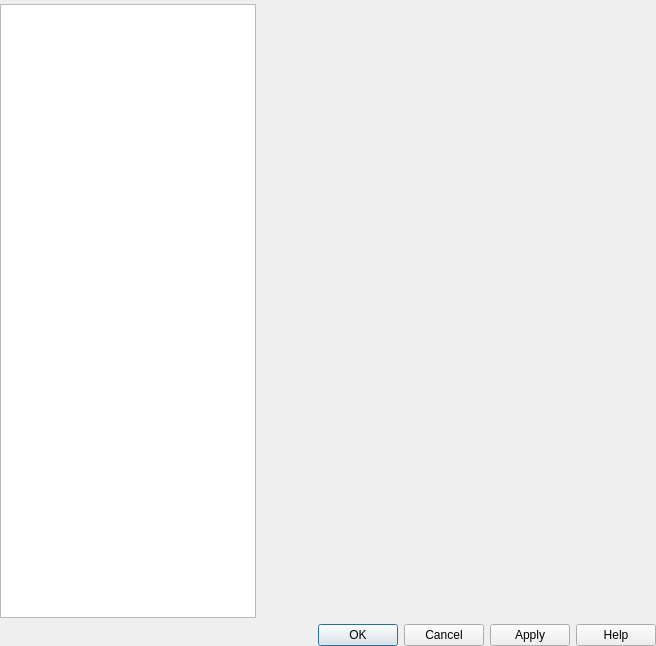
<?xml version="1.0" encoding="UTF-8"?>
<ui version="4.0">
 <class>Gui::Pref::TDialog</class>
 <widget class="QDialog" name="Gui::Pref::TDialog">
  <property name="geometry">
   <rect>
    <x>0</x>
    <y>0</y>
    <width>656</width>
    <height>646</height>
   </rect>
  </property>
  <property name="windowTitle">
   <string>WZPlayer - Preferences</string>
  </property>
  <layout class="QGridLayout">
   <property name="leftMargin">
    <number>0</number>
   </property>
   <property name="topMargin">
    <number>4</number>
   </property>
   <property name="rightMargin">
    <number>0</number>
   </property>
   <property name="bottomMargin">
    <number>0</number>
   </property>
   <item row="0" column="1">
    <widget class="QStackedWidget" name="pages">
     <property name="sizePolicy">
      <sizepolicy hsizetype="Expanding" vsizetype="Preferred">
       <horstretch>0</horstretch>
       <verstretch>0</verstretch>
      </sizepolicy>
     </property>
     <property name="focusPolicy">
      <enum>Qt::TabFocus</enum>
     </property>
     <property name="currentIndex">
      <number>-1</number>
     </property>
    </widget>
   </item>
   <item row="0" column="0">
    <widget class="QListWidget" name="sections">
     <property name="sizePolicy">
      <sizepolicy hsizetype="Preferred" vsizetype="Expanding">
       <horstretch>0</horstretch>
       <verstretch>0</verstretch>
      </sizepolicy>
     </property>
     <property name="minimumSize">
      <size>
       <width>160</width>
       <height>0</height>
      </size>
     </property>
     <property name="iconSize">
      <size>
       <width>32</width>
       <height>32</height>
      </size>
     </property>
     <property name="spacing">
      <number>2</number>
     </property>
    </widget>
   </item>
   <item row="1" column="0" colspan="2">
    <widget class="QDialogButtonBox" name="buttonBox">
     <property name="orientation">
      <enum>Qt::Horizontal</enum>
     </property>
     <property name="standardButtons">
      <set>QDialogButtonBox::Apply|QDialogButtonBox::Cancel|QDialogButtonBox::Help|QDialogButtonBox::Ok</set>
     </property>
    </widget>
   </item>
  </layout>
 </widget>
 <tabstops>
  <tabstop>sections</tabstop>
  <tabstop>pages</tabstop>
  <tabstop>buttonBox</tabstop>
 </tabstops>
 <resources/>
 <connections>
  <connection>
   <sender>sections</sender>
   <signal>currentRowChanged(int)</signal>
   <receiver>pages</receiver>
   <slot>setCurrentIndex(int)</slot>
   <hints>
    <hint type="sourcelabel">
     <x>145</x>
     <y>202</y>
    </hint>
    <hint type="destinationlabel">
     <x>372</x>
     <y>231</y>
    </hint>
   </hints>
  </connection>
  <connection>
   <sender>buttonBox</sender>
   <signal>accepted()</signal>
   <receiver>Gui::Pref::TDialog</receiver>
   <slot>accept()</slot>
   <hints>
    <hint type="sourcelabel">
     <x>259</x>
     <y>401</y>
    </hint>
    <hint type="destinationlabel">
     <x>259</x>
     <y>212</y>
    </hint>
   </hints>
  </connection>
  <connection>
   <sender>buttonBox</sender>
   <signal>rejected()</signal>
   <receiver>Gui::Pref::TDialog</receiver>
   <slot>reject()</slot>
   <hints>
    <hint type="sourcelabel">
     <x>259</x>
     <y>401</y>
    </hint>
    <hint type="destinationlabel">
     <x>259</x>
     <y>212</y>
    </hint>
   </hints>
  </connection>
 </connections>
</ui>
